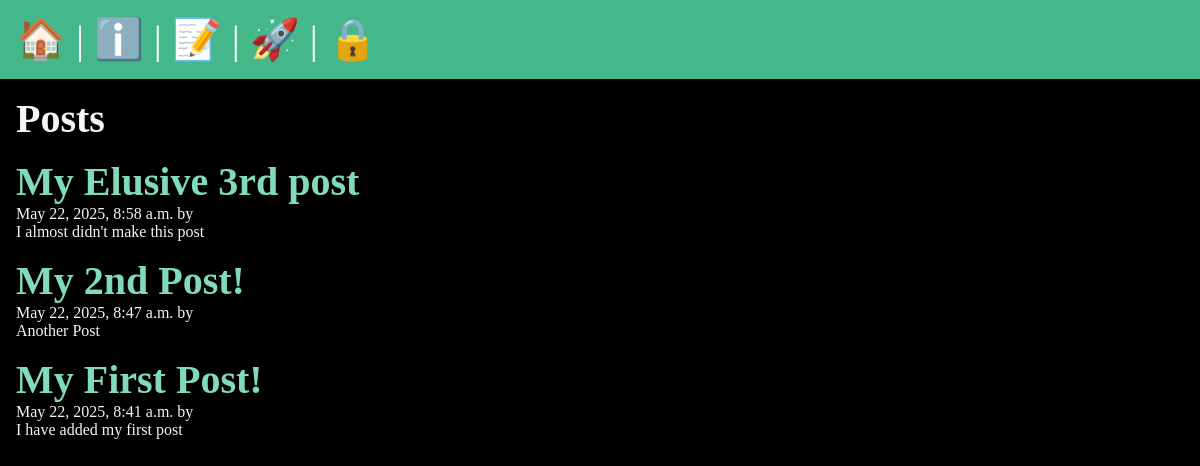
/posts/, run on an earlier commit of the app's database.
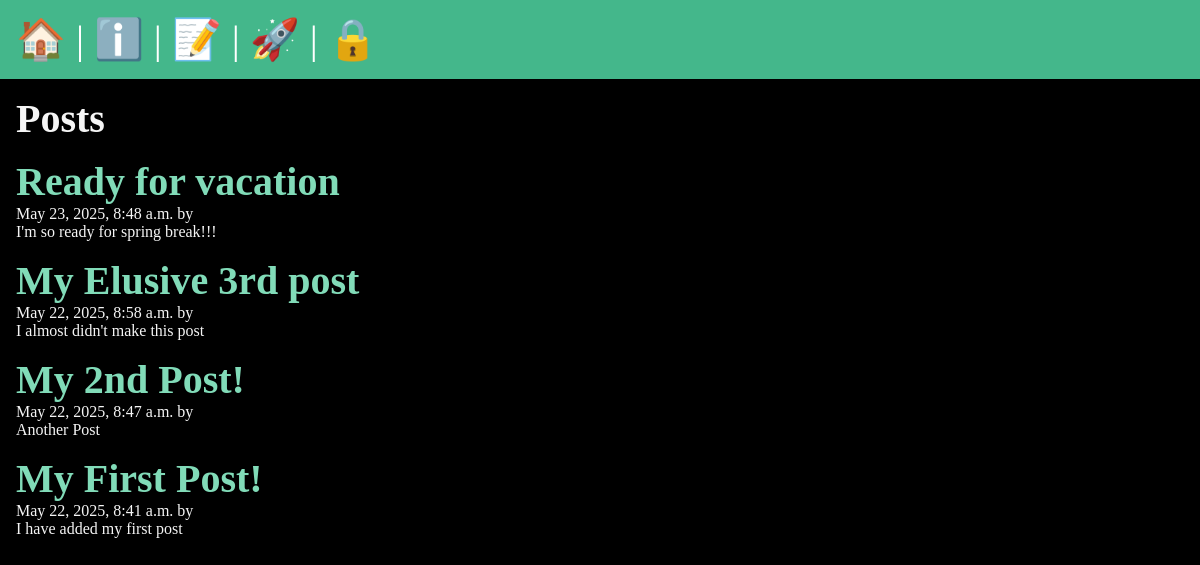
And on a later commit of the database.
### posts/models.py (models this page shows, shortened)
class Post(models.Model):
    title = models.CharField(max_length=75)
    body = models.TextField()
    slug = models.SlugField()
    date = models.DateTimeField(auto_now_add=True)
    banner = models.ImageField(default='fallback.png', blank=True)
    author = models.ForeignKey(User, on_delete=models.CASCADE, default=None)

### posts/views.py (the view)
# urls.py: path('', views.posts_list, name='list'),
def posts_list(request):
    posts = Post.objects.all().order_by('-date')
    return render(request=request,
                  template_name='posts/posts_list.html',
                  context={'posts': posts})

### posts/templates/posts/posts_list.html (shortened to what this page needs)
{%  extends "layout.html" %}
{% block content %}
   <section>
      <h1>Posts</h1>
      {% for post in posts %}
         <article>
            <h2>
               <a href="{% url 'posts:page' slug=post.slug %}">
                  {{ post.title }}
               </a>
            </h2>
            <p> {{ post.date }} by {{ post.author }} </p>
            <p> {{ post.body }} </p>
         </article>
      {% endfor %}
</section>
{% endblock %}

### templates/layout.html (shortened to what this page needs)
<!DOCTYPE html>
{% load static %}
<html lang="en">
<head>
    <link rel="stylesheet" href="{% static 'css/style.css' %}">
</head>
<body>
    <nav>
        <a href="/" >
            <span role="img" aria-label="Home" title="Home">🏠</span>
        </a> |
        <a href="/about" >
            <spa role="img" aria-label="About" title="About">ℹ️</spa>
        </a> |
        <a href="{% url 'posts:list' %}" >
            <span role="img" aria-label="Posts" title="Posts">📝</span>
        </a> |
        {% if user.is_authenticated %}
            <a href="{% url 'posts:new-post' %}">
                <span role="image" aria-label="New Post" title="New Post">🆕️</span>
            </a> |
            <form class="logout" action="{% url 'users:logout' %}" method="post">
                {% csrf_token %}
                <button class="logout-button" aria-label="User Logout" title="User Logout">👋</button>
            </form>
        {% else %}
            <a href="{% url 'users:registration' %}" >
                <span role="img" aria-label="User Registration" title="User Registration">🚀</span>
            </a> |
            <a href="{% url 'users:login' %}">
                <span role="image" aria-label="User Login" title="User Login">🔒</span>
            </a>
        {% endif %}
    </nav>
    <main>
        {% block content %} {% endblock %}
    </main>
</body>
</html>

### static/css/style.css (style rules this page uses)
* { margin: 0; padding: 0; box-sizing: border-box; }
body { min-height: 100vh; background-color: black; color: whitesmoke; font-size: 3rem; }
nav { padding: 1rem; background-color: #44b78b; color: white; font-size: 2.5rem; }
main { padding: 1rem; }
section { display: flex; flex-flow: column; gap: 1rem; }
h1,h2 { font-size: 2.5rem; }
p { font-size: 1rem; }
a { text-decoration: none; color: #81dbb8; }

What changed in the data, as far as the page shows it:
added Post: title "Ready for vacation", date "May 23, 2025, 8:48 a.m.", body "I'm so ready for spring break!!!"
